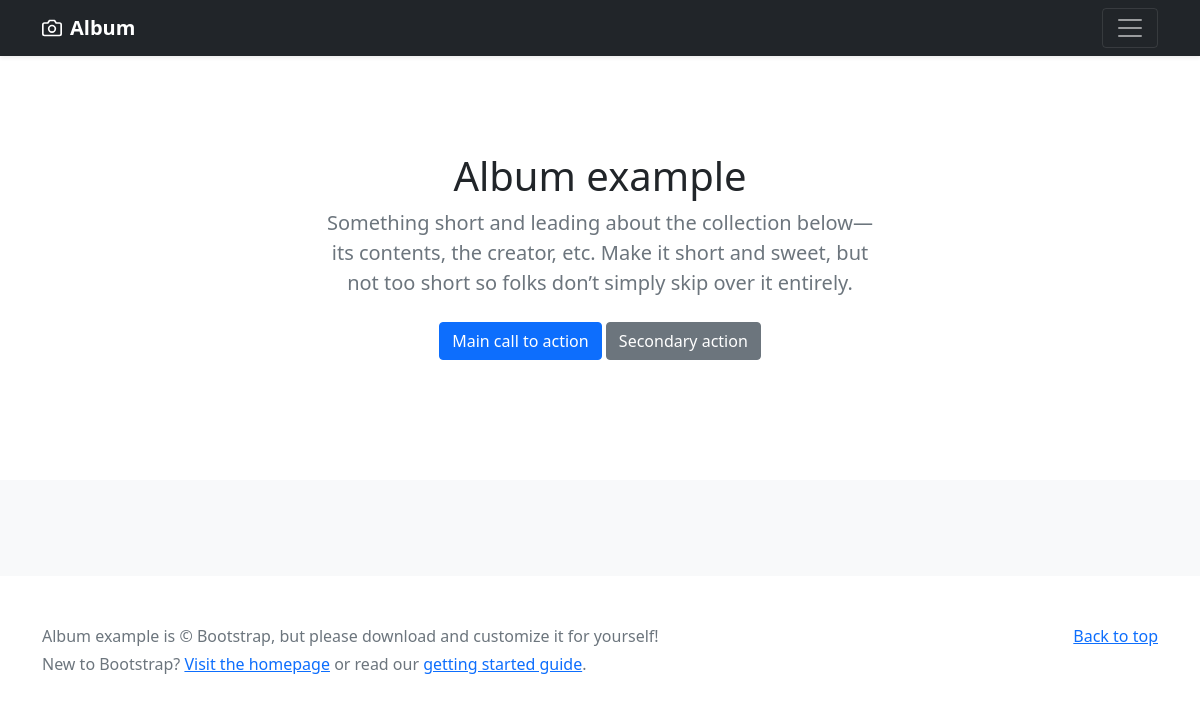
/dalbum/, run on an earlier commit of the app's database.
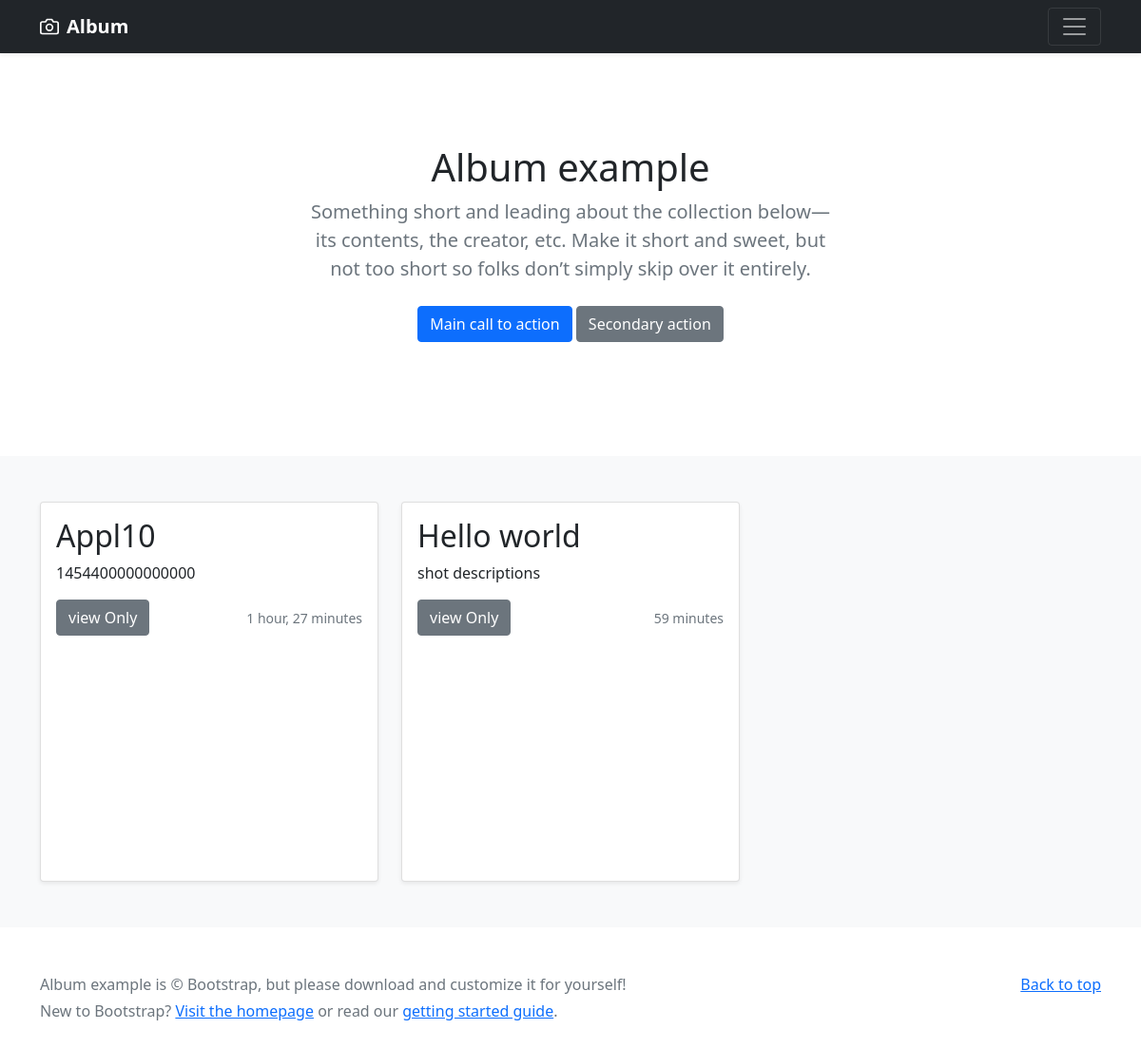
And on a later commit of the database.
### dalbum/models.py (models this page shows, shortened)
class Album(models.Model):
    title = models.CharField(max_length=50)
    disc = models.TextField()
    image = models.ImageField(upload_to = 'albumphotos/')
    time = models.DateTimeField(auto_now_add=True)

### dalbum/views.py (the view)
# urls.py: path('', views.index,name='index'),
def index(request):
    album_data = Album.objects.all()
    contex={
        'album_data' : album_data
    }
    return render(request,'dalbum/index.html',contex)

### templates/dalbum/index.html (shortened to what this page needs)
{% load static %}
<!doctype html>
<html lang="en">
  <head>
<link href="{% static 'dist/css/bootstrap.min.css' %}" rel="stylesheet">
<link href="https://cdn.jsdelivr.net/npm/bootstrap@5.1.1/dist/css/bootstrap.min.css" rel="stylesheet">
  </head>
  <body>
<header>
  <div class="navbar navbar-dark bg-dark shadow-sm">
    <div class="container">
      <a href="#" class="navbar-brand d-flex align-items-center">
        <strong>Album</strong>
      </a>
      <button class="navbar-toggler" type="button" data-bs-toggle="collapse" data-bs-target="#navbarHeader" aria-controls="navbarHeader" aria-expanded="false" aria-label="Toggle navigation">
        <span class="navbar-toggler-icon"></span>
      </button>
    </div>
  </div>
</header>
<main>
  <section class="py-5 text-center container">
    <div class="row py-lg-5">
      <div class="col-lg-6 col-md-8 mx-auto">
        <h1 class="fw-light">Album example</h1>
        <p class="lead text-muted">Something short and leading about the collection below—its contents, the creator, etc. Make it short and sweet, but not too short so folks don’t simply skip over it entirely.</p>
        <p>
          <a href="#" class="btn btn-primary my-2">Main call to action</a>
          <a href="#" class="btn btn-secondary my-2">Secondary action</a>
        </p>
      </div>
    </div>
  </section>
  <div class="album py-5 bg-light">
    <div class="container">
      <div class="row d-flex">
 {% for data in album_data%}
        <div class="col-4 ">
          <div class="card fixing shadow-sm">
            <div class="card-body">
              <h2>{{data.title}} </h2>
              <p> {{data.disc}} </p>
              <div class="d-flex justify-content-between align-items-center">
           {% if request.user.is_authenticated %}
                  <a href="{{data.get_update_url}}">
                    <button type="button" class="btn text-black  btn-sm btn-outline-success">Edit</button>
                  </a>
                 <a href="{{data.get_delete_url}}">
                  <button type="button" class="btn text-black btn-sm btn-outline-danger">Delete</button>
                 </a>
           {% else %}
               <button class="btn btn-secondary">view Only</button>
            {% endif%}
                <small class="text-muted">{{data.time|timesince}}</small>
              </div>
            </div>
          </div>
        </div>
        {% endfor %}
      </div>
      </div>
    </div>
</main>
<footer class="text-muted py-5">
  <div class="container">
    <p class="float-end mb-1">
      <a href="#">Back to top</a>
    </p>
    <p class="mb-1">Album example is &copy; Bootstrap, but please download and customize it for yourself!</p>
    <p class="mb-0">New to Bootstrap? <a href="/">Visit the homepage</a> or read our <a href="../getting-started/introduction/">getting started guide</a>.</p>
  </div>
</footer>
  </body>
</html>

### templates/dalbum/index.html (style rules this page uses)
.fixing { min-height: 400px; max-height: 400px; }

What changed in the data, as far as the page shows it:
added Album: title "Appl10", disc "1454400000000000", time "1 hour, 27 minutes"
added Album: title "Hello world", disc "shot descriptions", time "59 minutes"
